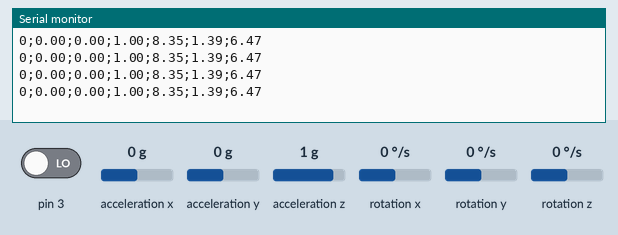
A sketch run on a simulated Arduino Uno, built with avr-gcc and run on an emulated ATmega328P. Shown: the last lines printed to the serial monitor. Wiring (inferred from the names in the program): ADXL345 accelerometer at I2C address 0x53; ITG-3200 gyroscope at I2C address 0x69. The test bench sets the inputs (shaded band); at power-on: acceleration z 1 g, pin 3 LOW, acceleration x 0 g, acceleration y 0 g, rotation x 0 °/s, rotation y 0 °/s, rotation z 0 °/s.

Above: at 1.2 s.
1.3 s: acceleration z set to 0 g
At 1.74 s:
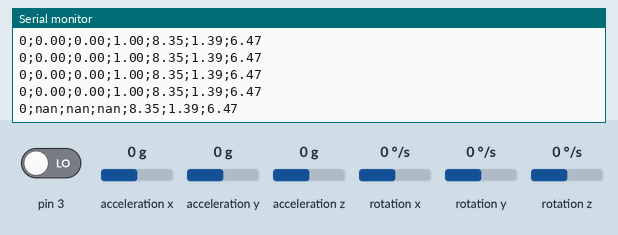
3.6 s: pin 3 driven HIGH
At 3.87 s:
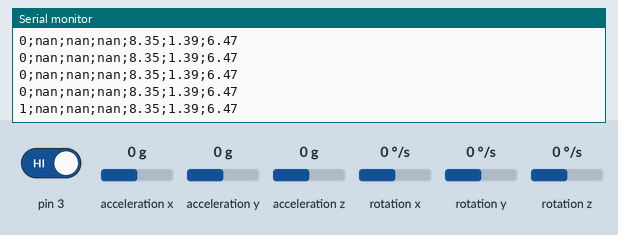
5.1 s: acceleration x set to -1.4 g
At 5.39 s:
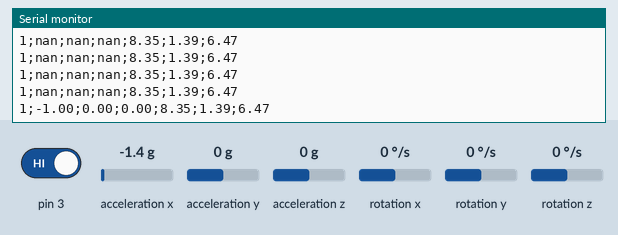
6.6 s: acceleration y set to -1.4 g
At 6.61 s:
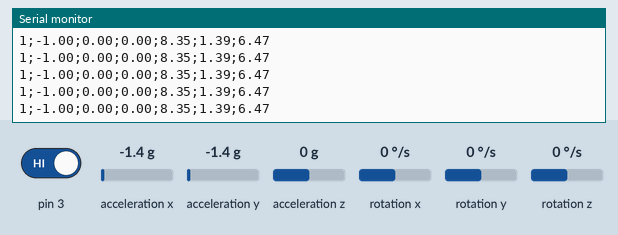
8.1 s: rotation x set to -192 °/s
At 8.13 s:
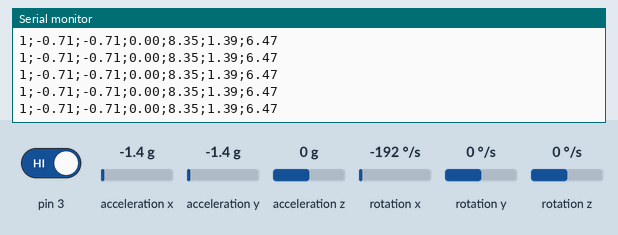
9.6 s: pin 3 driven LOW
At 9.96 s:
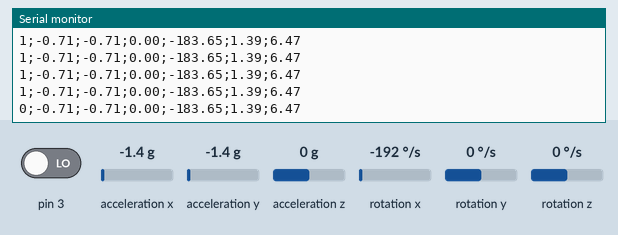
Timing chart, 0 to 12.1 s (numbered marks = the images above; inputs shaded):
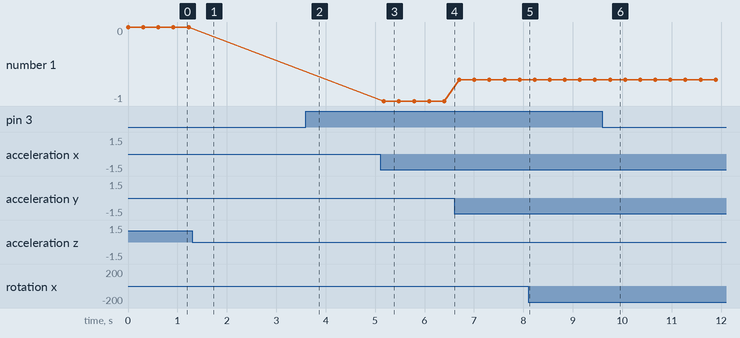

Measured:
- after the input at 1.3 s, the serial monitor: prints a new line after 0.23 s (image 1)
- after the input at 3.6 s, the serial monitor: prints a new line after 0.06 s (image 2)
- after the input at 5.1 s, the serial monitor: prints a new line after 0.08 s (image 3)
- after the input at 9.6 s, the serial monitor: prints a new line after 0.15 s (image 6)
- plotted number 1: 0 → -1 after the input at 5.1 s, -1 → -0.71 after the input at 6.6 s

The sketch:

Pen_Button_Accelerometer.ino
```cpp
#include <Wire.h> //I2C library

//Accelerometer ADXL345 parameters
#define ACC 0x53  //ADXL address
#define ACC_POWER_CTL 0x2D
#define ACC_REG_ADDRESS 0x32 //first axis-acceleration-data register on the ADXL245
#define ACC_TO_READ 6 //number of bytes to be read each time (2 bytes each axis)

// Gyroscope ITG3200
#define GYRO 0x69 // gyro address, binary = 11101001 when AD0 is connected to Vcc (see schematics of your breakout board)
#define G_SMPLRT_DIV 0x15
#define G_DLPF_FS 0x16
#define G_INT_CFG 0x17
#define G_PWR_MGM 0x3E
#define G_REG_ADDRESS 0x1B
#define G_TO_READ 8 // 2 bytes for each axis x, y, z

boolean firstSample = true;

// offsets are chip specific.
int g_offx = 120;
int g_offy = 20;
int g_offz = 93;

float RwAcc[3];  //projection of normalized gravitation force vector on x/y/z axis, as measured by accelerometer
float RwGyro[3];

//initializes the Accelerometer
 /*****************************************
  * ADXL345
  * WAKE_UP set, with 8Hz frequency
  * AUTO_SLEEP set and MEASURE set.
  ******************************************/
void initAccelerometer() {
  byte val;
  Wire.beginTransmission(ACC); //start transmission to ACC
  Wire.write(ACC_POWER_CTL);        // send register address
  val = 0;
  Wire.write(val);
  Wire.endTransmission();
  Wire.beginTransmission(ACC); //start transmission to ACC
  Wire.write(ACC_POWER_CTL);        // send register address
  val = 8;
  Wire.write(val);
  Wire.endTransmission();
}

/**************************************
  Accelerometer ADXL345 I2C
  registers:
  x axis MSB = 32, x axis LSB = 33
  y axis MSB = 34, y axis LSB = 35
  z axis MSB = 36, z axis LSB = 37
  *************************************/
void getAccelerometerData(int *result) {
  byte buff[ACC_TO_READ];
  Wire.beginTransmission(ACC); //start transmission to ACC
  Wire.write(ACC_REG_ADDRESS);        //sends address to read from
  Wire.endTransmission(); //end transmission

  Wire.beginTransmission(ACC); //start transmission to ACC
  Wire.requestFrom(ACC, ACC_TO_READ);    // request 6 bytes from ACC

  int i = 0;
  while(Wire.available())    //ACC may send less than requested (abnormal)
  {
    buff[i] = Wire.read(); // receive a byte
    i++;
  }
  Wire.endTransmission(); //end transmission
  result[0] = (( buff[1] << 8) | buff[0]);
  result[1] = (( buff[3] << 8) | buff[2]);
  result[2] = (( buff[5] << 8) | buff[4]);
}

void rawAccToG(int *raw, float * RwAcc) {
  RwAcc[0] = ( (float) raw[0]) / 256.0;
  RwAcc[1] = ( (float) raw[1]) / 256.0;
  RwAcc[2] = ( (float) raw[2]) / 256.0;
}

//initializes the gyroscope
  /*****************************************
  * ITG 3200
  * power management set to:
  * clock select = internal oscillator
  *     no reset, no sleep mode
  *   no standby mode
  * sample rate to = 125Hz
  * parameter to +/- 2000 degrees/sec
  * low pass filter = 5Hz
  * no interrupt
  ******************************************/
void initGyroscope()
{
  byte val;
  Wire.beginTransmission(GYRO);
  Wire.write(G_PWR_MGM);
  val = 0x00;
  Wire.write(val);
  Wire.endTransmission();
  Wire.beginTransmission(GYRO);
  Wire.write(G_SMPLRT_DIV); // EB, 50, 80, 7F, DE, 23, 20, FF
  val = 0x07;
  Wire.write(val);
  Wire.endTransmission();
  Wire.beginTransmission(GYRO);
  Wire.write(G_DLPF_FS);  // +/- 2000 dgrs/sec, 1KHz, 1E, 19
  val = 0x1E;
  Wire.write(val);
  Wire.endTransmission();
  Wire.beginTransmission(GYRO);
  Wire.write(G_INT_CFG);
  val = 0x00;
  Wire.write(val);
  Wire.endTransmission();
}

  /**************************************
  Gyro ITG-3200 I2C
  registers:
  temp MSB = 1B, temp LSB = 1C
  x axis MSB = 1D, x axis LSB = 1E
  y axis MSB = 1F, y axis LSB = 20
  z axis MSB = 21, z axis LSB = 22
  *************************************/
void getGyroscopeData(int * result)
{
  int temp, x, y, z;
  byte buff[G_TO_READ];

  //read the gyro data from the ITG3200
  Wire.beginTransmission(GYRO); //start transmission to GYRO
  Wire.write(G_REG_ADDRESS);        //sends address to read from
  Wire.endTransmission(); //end transmission

  Wire.beginTransmission(GYRO); //start transmission to GYRO
  Wire.requestFrom(GYRO, G_TO_READ);    // request 6 bytes from ACC

  int i = 0;
  while(Wire.available())    //ACC may send less than requested (abnormal)
  {
    buff[i] = Wire.read(); // receive a byte
    i++;
  }
  Wire.endTransmission(); //end transmission

  result[0] = ((buff[2] << 8) | buff[3]) + g_offx;
  result[1] = ((buff[4] << 8) | buff[5]) + g_offy;
  result[2] = ((buff[6] << 8) | buff[7]) + g_offz;
  result[3] = (buff[0] << 8) | buff[1]; // temperature

}

void normalize3DVec(float * vector) {
  float R;
  R = sqrt(vector[0]*vector[0] + vector[1]*vector[1] + vector[2]*vector[2]);
  vector[0] /= R;
  vector[1] /= R;
  vector[2] /= R;
}

// convert raw readings to degrees/sec
void rawGyroToDegsec(int * raw, float * gyro_ds) {
  gyro_ds[0] = ((float) raw[0]) / 14.375;
  gyro_ds[1] = ((float) raw[1]) / 14.375;
  gyro_ds[2] = ((float) raw[2]) / 14.375;
}

void setup()
{
  Serial.begin(19200);
  pinMode(3, INPUT);
  Wire.begin();
  initAccelerometer();
  initGyroscope();
}

void loop()
{
  int sensorValue = digitalRead(3);
  if(!Serial.available())
  {
    int acc[3];
    int gyro[4];
    getAccelerometerData(acc);
    getGyroscopeData(gyro);
    rawAccToG(acc, RwAcc);
    normalize3DVec(RwAcc);
    rawGyroToDegsec(gyro, RwGyro);
    Serial.print(sensorValue);
    Serial.print(";");
    Serial.print(RwAcc[0]);
    Serial.print(";");
    Serial.print(RwAcc[1]);
    Serial.print(";");
    Serial.print(RwAcc[2]);
    Serial.print(";");
    Serial.print(RwGyro[0]);
    Serial.print(";");
    Serial.print(RwGyro[1]);
    Serial.print(";");
    Serial.print(RwGyro[2]);
    Serial.println();
    delay(300);
  }
}
```
